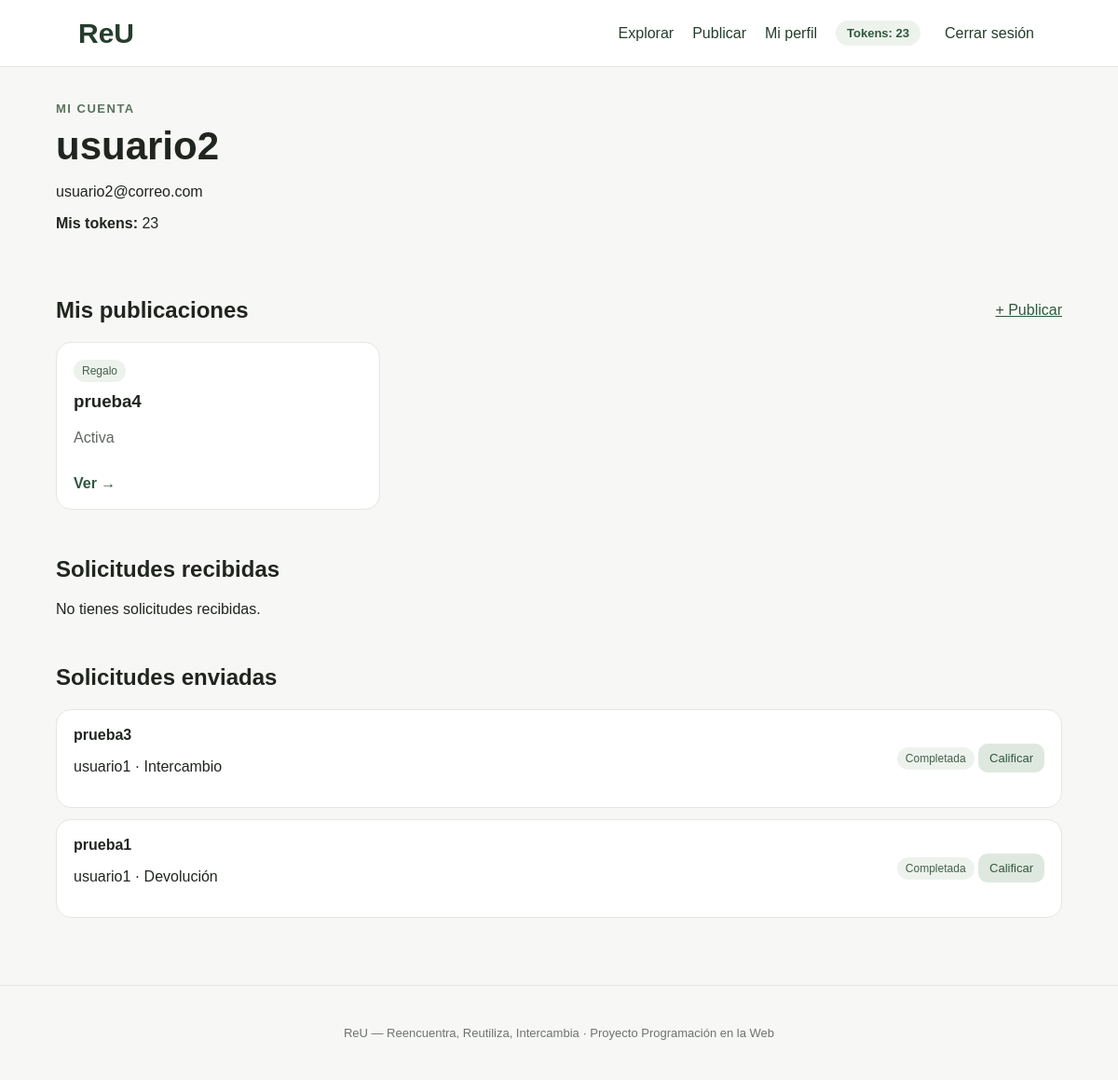
/perfil/ (signed in), run on the app's committed database.
### core/models.py (models this page shows, shortened)
class Usuario(AbstractUser):
    ROLES = [
        ("ESTUDIANTE", "Estudiante"),
        ("MODERADOR", "Moderador"),
        ("ADMIN", "Administrador"),
    ]
    nombre = models.CharField(max_length=100)
    correo = models.EmailField(unique=True)
    fecha_registro = models.DateTimeField(auto_now_add=True)
    estado = models.BooleanField(default=True)
    rol = models.CharField(max_length=20, choices=ROLES, default="ESTUDIANTE")
    tokens = models.PositiveIntegerField(default=20)
    class Meta:
        verbose_name = "Usuario"
        verbose_name_plural = "Usuarios"

class Publicacion(models.Model):
    TIPO_CHOICES = [
        ("PERDIDO", "Perdido"),
        ("ENCONTRADO", "Encontrado"),
        ("INTERCAMBIO", "Intercambio"),
        ("REGALO", "Regalo"),
    ]
    ESTADO_OBJETO_CHOICES = [
        ("BUENO", "Bueno"),
        ("REGULAR", "Regular"),
        ("USADO", "Usado"),
    ]
    ESTADO_PUBLICACION_CHOICES = [
        ("ACTIVA", "Activa"),
        ("EN_PROCESO", "En proceso"),
        ("RESUELTA", "Resuelta"),
        ("CANCELADA", "Cancelada"),
    ]
    usuario = models.ForeignKey(
        Usuario,
        on_delete=models.CASCADE,
        related_name="publicaciones",
    )
    categoria = models.ForeignKey(
        Categoria,
        on_delete=models.PROTECT,
        related_name="publicaciones",
    )
    tipo = models.CharField(max_length=20, choices=TIPO_CHOICES)
    titulo = models.CharField(max_length=150)
    descripcion = models.TextField()
    estado_objeto = models.CharField(
        max_length=20,
        choices=ESTADO_OBJETO_CHOICES,
        blank=True,
    )
    ubicacion = models.CharField(max_length=150, blank=True)
    valor_tokens = models.PositiveIntegerField(default=0)
    coord_x = models.FloatField(null=True, blank=True)
    coord_y = models.FloatField(null=True, blank=True)
    imagen = models.ImageField(upload_to="publicaciones/", blank=True, null=True)
    fecha_publicacion = models.DateTimeField(auto_now_add=True)
    estado_publicacion = models.CharField(
        max_length=20,
        choices=ESTADO_PUBLICACION_CHOICES,
        default="ACTIVA",
    )
    class Meta:
        ordering = ["-fecha_publicacion"]

class Solicitud(models.Model):
    TIPO_SOLICITUD_CHOICES = [
        ("DEVOLUCION", "Devolución"),
        ("INTERCAMBIO", "Intercambio"),
        ("REGALO", "Regalo"),
    ]
    ESTADO_CHOICES = [
        ("PENDIENTE", "Pendiente"),
        ("ACEPTADA", "Aceptada"),
        ("RECHAZADA", "Rechazada"),
        ("COMPLETADA", "Completada"),
    ]
    publicacion = models.ForeignKey(
        Publicacion,
        on_delete=models.CASCADE,
        related_name="solicitudes",
    )
    usuario_solicitante = models.ForeignKey(
        Usuario,
        on_delete=models.CASCADE,
        related_name="solicitudes_enviadas",
    )
    tipo_solicitud = models.CharField(
        max_length=20,
        choices=TIPO_SOLICITUD_CHOICES,
    )
    mensaje = models.TextField(blank=True)
    estado = models.CharField(
        max_length=20,
        choices=ESTADO_CHOICES,
        default="PENDIENTE",
    )
    fecha_solicitud = models.DateTimeField(auto_now_add=True)
    tokens_retenidos = models.PositiveIntegerField(default=0)
    class Meta:
        ordering = ["-fecha_solicitud"]

### core/views.py (the view)
# urls.py: path("perfil/", views.perfil, name="perfil"),
@login_required
def perfil(request):
    mis_publicaciones = Publicacion.objects.filter(usuario=request.user)
    recibidas = Solicitud.objects.filter(publicacion__usuario=request.user)
    enviadas = Solicitud.objects.filter(usuario_solicitante=request.user)
    promedio = request.user.calificaciones_recibidas.aggregate(
        promedio=Avg("puntuacion")
    )["promedio"]
    context = {
        "mis_publicaciones": mis_publicaciones,
        "solicitudes_recibidas": recibidas,
        "solicitudes_enviadas": enviadas,
        "promedio": promedio,
    }
    return render(request, "perfil.html", context)

### templates/perfil.html (shortened to what this page needs)
{% extends "base.html" %}
{% block content %}
<div class="page-heading">
    <span class="eyebrow">Mi cuenta</span>
    <h1>{{ user.nombre }}</h1>
    <p>{{ user.correo }}</p>
    <p><strong>Mis tokens:</strong> {{ user.tokens }}</p>
</div>
<section class="section">
    <div class="section-header"><h2>Mis publicaciones</h2><a href="{% url 'publicar' %}">+ Publicar</a></div>
    <div class="cards">
    {% for p in mis_publicaciones %}
        <article class="object-card">
            <div class="object-body">
                <span class="tag">{{ p.get_tipo_display }}</span>
                <h3>{{ p.titulo }}</h3>
                <p>{{ p.get_estado_publicacion_display }}</p>
                <a href="{% url 'detalle' p.pk %}">Ver →</a>
            </div>
        </article>
    {% empty %}<p>No tienes publicaciones todavía.</p>{% endfor %}
    </div>
</section>
<section class="section">
<h2>Solicitudes recibidas</h2>
{% for s in solicitudes_recibidas %}
<div class="request-card">
    <div><strong>{{ s.publicacion.titulo }}</strong><p>{{ s.usuario_solicitante.nombre }} · {{ s.get_tipo_solicitud_display }}</p><p>{{ s.mensaje }}</p></div>
    <div>
        <span class="tag">{{ s.get_estado_display }}</span>
        {% if s.estado == "PENDIENTE" %}
            <a class="btn small" href="{% url 'gestionar_solicitud' s.pk 'aceptar' %}">Aceptar</a>
            <a class="btn small danger" href="{% url 'gestionar_solicitud' s.pk 'rechazar' %}">Rechazar</a>
        {% elif s.estado == "ACEPTADA" %}
            <a class="btn small" href="{% url 'gestionar_solicitud' s.pk 'completar' %}">Marcar completar</a>
        {% elif s.estado == "COMPLETADA" %}
            <a class="btn small secondary" href="{% url 'calificar' s.pk %}">Calificar</a>
        {% endif %}
    </div>
</div>
{% empty %}<p>No tienes solicitudes recibidas.</p>{% endfor %}
</section>
<section class="section">
<h2>Solicitudes enviadas</h2>
{% for s in solicitudes_enviadas %}
<div class="request-card">
    <div><strong>{{ s.publicacion.titulo }}</strong><p>{{ s.publicacion.usuario.nombre }} · {{ s.get_tipo_solicitud_display }}</p></div>
    <div>
        <span class="tag">{{ s.get_estado_display }}</span>
        {% if s.estado == "COMPLETADA" %}<a class="btn small secondary" href="{% url 'calificar' s.pk %}">Calificar</a>{% endif %}
    </div>
</div>
{% empty %}<p>No has enviado solicitudes.</p>{% endfor %}
</section>
{% endblock %}

### templates/base.html (shortened to what this page needs)
{% load static %}
<!DOCTYPE html>
<html lang="es">
<head>
    <link rel="stylesheet" href="{% static 'css/style.css' %}">
</head>
<body>
<header class="navbar">
    <a class="brand" href="{% url 'home' %}">ReU</a>
    <nav>
        <a href="{% url 'explorar' %}">Explorar</a>
        {% if user.is_authenticated %}
            <a href="{% url 'publicar' %}">Publicar</a>
            <a href="{% url 'perfil' %}">Mi perfil</a>
            <span class="token-badge">Tokens: {{ user.tokens }}</span>
            <form action="{% url 'logout' %}" method="post" class="inline-form">
                <button type="submit" class="link-button">Cerrar sesión</button>
            </form>
        {% else %}
            <a href="{% url 'login' %}">Iniciar sesión</a>
            <a class="btn small" href="{% url 'registro' %}">Registrarse</a>
        {% endif %}
    </nav>
</header>
<main class="container">
    {% block content %}{% endblock %}
</main>
<footer>
    <p>ReU — Reencuentra, Reutiliza, Intercambia · Proyecto Programación en la Web</p>
</footer>
</body>
</html>

### static/css/style.css (style rules this page uses)
* { box-sizing: border-box; }
body { margin: 0; font-family: Arial, sans-serif; background: #f7f7f5; color: #20251f; }
.navbar { height: 72px; background: #fff; border-bottom: 1px solid #e5e7e2; display: flex; align-items: center; justify-content: space-between; padding: 0 7%; position: sticky; top: 0; z-index: 10; }
.brand { font-size: 30px; font-weight: 800; text-decoration: none; color: #263d2d; }
.navbar nav { display: flex; gap: 20px; align-items: center; }
.navbar a { color: #263d2d; text-decoration: none; }
.container { width: min(1100px, 90%); margin: 0 auto; padding: 35px 0 60px; }
.eyebrow { font-size: 13px; text-transform: uppercase; letter-spacing: 1.5px; font-weight: bold; color: #597260; }
.btn { display: inline-block; border: 0; background: #31583d; color: white !important; padding: 12px 19px; border-radius: 10px; text-decoration: none; cursor: pointer; font-size: 15px; }
.btn.secondary { background: #dfe8df; color: #31583d !important; }
.btn.small { padding: 8px 12px; font-size: 13px; }
.section { margin-top: 50px; }
.section-header { display: flex; justify-content: space-between; align-items: center; }
.section-header a { color: #31583d; }
.grid-4, .cards { display: grid; grid-template-columns: repeat(4, 1fr); gap: 18px; }
.cards { grid-template-columns: repeat(3, 1fr); }
.card, .object-card, .form-card, .request-card { background: #fff; border: 1px solid #e5e7e2; border-radius: 16px; }
.card p, .object-body p { line-height: 1.5; color: #5f675f; }
.object-card { overflow: hidden; }
.object-body { padding: 18px; }
.object-body h3 { margin: 10px 0; }
.object-body a { color: #31583d; font-weight: bold; text-decoration: none; display: inline-block; margin-top: 12px; }
.tag { display: inline-block; background: #edf2ed; border-radius: 20px; padding: 5px 9px; font-size: 12px; color: #45604b; }
.token-badge { background: #edf2ed; color: #31583d; padding: 6px 12px; border-radius: 20px; font-weight: bold; font-size: 13px; }
.page-heading { margin-bottom: 30px; }
.page-heading h1 { font-size: 42px; margin: 8px 0; }
.request-card { padding: 18px; margin: 12px 0; display: flex; justify-content: space-between; gap: 20px; align-items: center; }
.inline-form { display: inline; }
.link-button { border: 0; background: none; color: #263d2d; cursor: pointer; font: inherit; }
footer { text-align: center; padding: 30px; color: #6d746d; font-size: 13px; border-top: 1px solid #e5e7e2; }

### data on the page
Usuario: tokens "23", nombre "usuario2", correo "usuario2@correo.com"
Publicacion: tipo "Regalo", titulo "prueba4", estado_publicacion "Activa"
Solicitud: publicacion.titulo "prueba3", publicacion.usuario.nombre "usuario1", tipo_solicitud "Intercambio", estado "Completada", shows "Calificar"
Solicitud: publicacion.titulo "prueba1", publicacion.usuario.nombre "usuario1", tipo_solicitud "Devolución", estado "Completada", shows "Calificar"
